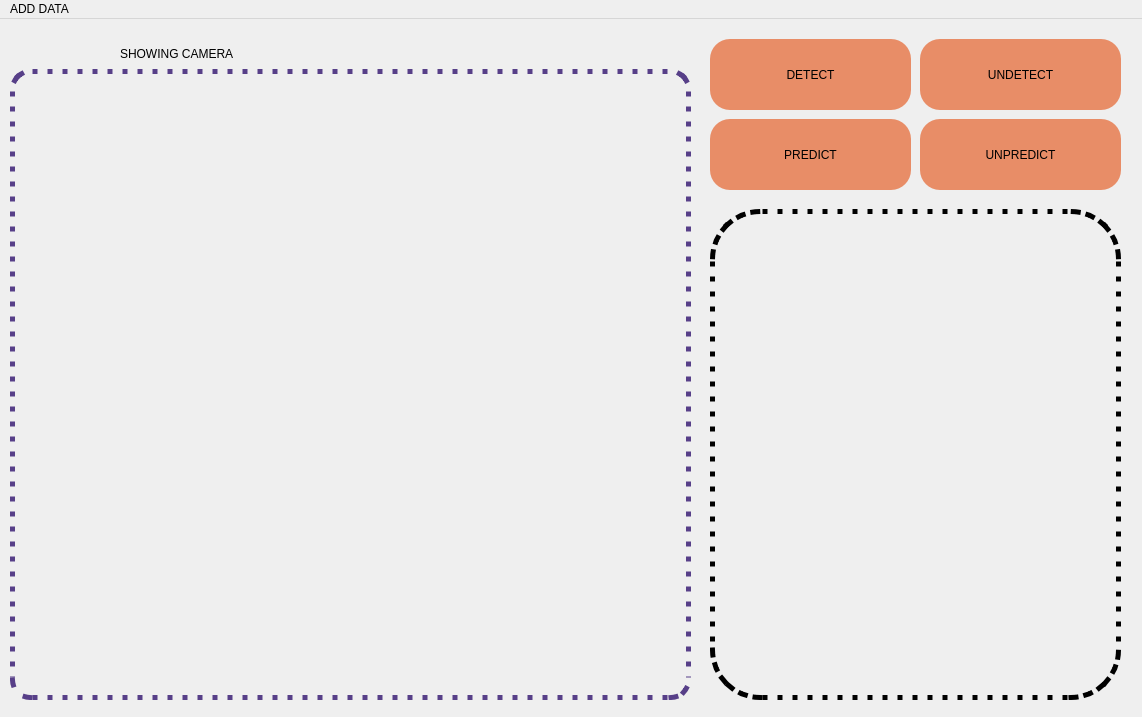
<?xml version="1.0" encoding="UTF-8"?>
<ui version="4.0">
 <class>MainWindow</class>
 <widget class="QMainWindow" name="MainWindow">
  <property name="geometry">
   <rect>
    <x>0</x>
    <y>0</y>
    <width>1142</width>
    <height>717</height>
   </rect>
  </property>
  <property name="windowTitle">
   <string>MainWindow</string>
  </property>
  <widget class="QWidget" name="centralwidget">
   <widget class="QLabel" name="label">
    <property name="geometry">
     <rect>
      <x>10</x>
      <y>50</y>
      <width>681</width>
      <height>631</height>
     </rect>
    </property>
    <property name="styleSheet">
     <string notr="true">
border-radius: 20px;
border: 5px dotted rgb(87, 63, 136);</string>
    </property>
    <property name="text">
     <string/>
    </property>
   </widget>
   <widget class="QPushButton" name="pushButton">
    <property name="geometry">
     <rect>
      <x>710</x>
      <y>20</y>
      <width>201</width>
      <height>71</height>
     </rect>
    </property>
    <property name="styleSheet">
     <string notr="true">background-color: rgb(232, 141, 103);
border-radius: 20px;
font: 11pt &quot;Papyrus&quot;;</string>
    </property>
    <property name="text">
     <string>DETECT</string>
    </property>
   </widget>
   <widget class="QPushButton" name="pushButton_2">
    <property name="geometry">
     <rect>
      <x>920</x>
      <y>20</y>
      <width>201</width>
      <height>71</height>
     </rect>
    </property>
    <property name="styleSheet">
     <string notr="true">background-color: rgb(232, 141, 103);
border-radius: 20px;
font: 11pt &quot;Papyrus&quot;;</string>
    </property>
    <property name="text">
     <string>UNDETECT</string>
    </property>
   </widget>
   <widget class="QPushButton" name="pushButton_3">
    <property name="geometry">
     <rect>
      <x>710</x>
      <y>100</y>
      <width>201</width>
      <height>71</height>
     </rect>
    </property>
    <property name="styleSheet">
     <string notr="true">background-color: rgb(232, 141, 103);
border-radius: 20px;
font: 11pt &quot;Papyrus&quot;;</string>
    </property>
    <property name="text">
     <string>PREDICT</string>
    </property>
   </widget>
   <widget class="QPushButton" name="pushButton_4">
    <property name="geometry">
     <rect>
      <x>920</x>
      <y>100</y>
      <width>201</width>
      <height>71</height>
     </rect>
    </property>
    <property name="styleSheet">
     <string notr="true">background-color: rgb(232, 141, 103);
border-radius: 20px;
font: 11pt &quot;Papyrus&quot;;</string>
    </property>
    <property name="text">
     <string>UNPREDICT</string>
    </property>
   </widget>
   <widget class="QLabel" name="label_2">
    <property name="geometry">
     <rect>
      <x>710</x>
      <y>190</y>
      <width>411</width>
      <height>491</height>
     </rect>
    </property>
    <property name="styleSheet">
     <string notr="true">border: 5px dotted black;
border-radius: 50px;
font:150pt &quot;Mongolian Baiti&quot;;</string>
    </property>
    <property name="text">
     <string/>
    </property>
   </widget>
   <widget class="QLabel" name="label_3">
    <property name="geometry">
     <rect>
      <x>120</x>
      <y>19</y>
      <width>421</width>
      <height>31</height>
     </rect>
    </property>
    <property name="text">
     <string>SHOWING CAMERA</string>
    </property>
   </widget>
  </widget>
  <widget class="QMenuBar" name="menubar">
   <property name="geometry">
    <rect>
     <x>0</x>
     <y>0</y>
     <width>1142</width>
     <height>18</height>
    </rect>
   </property>
   <widget class="QMenu" name="menuADD">
    <property name="title">
     <string>ADD DATA</string>
    </property>
    <addaction name="menuAdd"/>
   </widget>
   <addaction name="menuADD"/>
  </widget>
  <action name="menuAdd">
   <property name="text">
    <string>ADD NEW DATA</string>
   </property>
  </action>
 </widget>
 <resources/>
 <connections/>
</ui>
